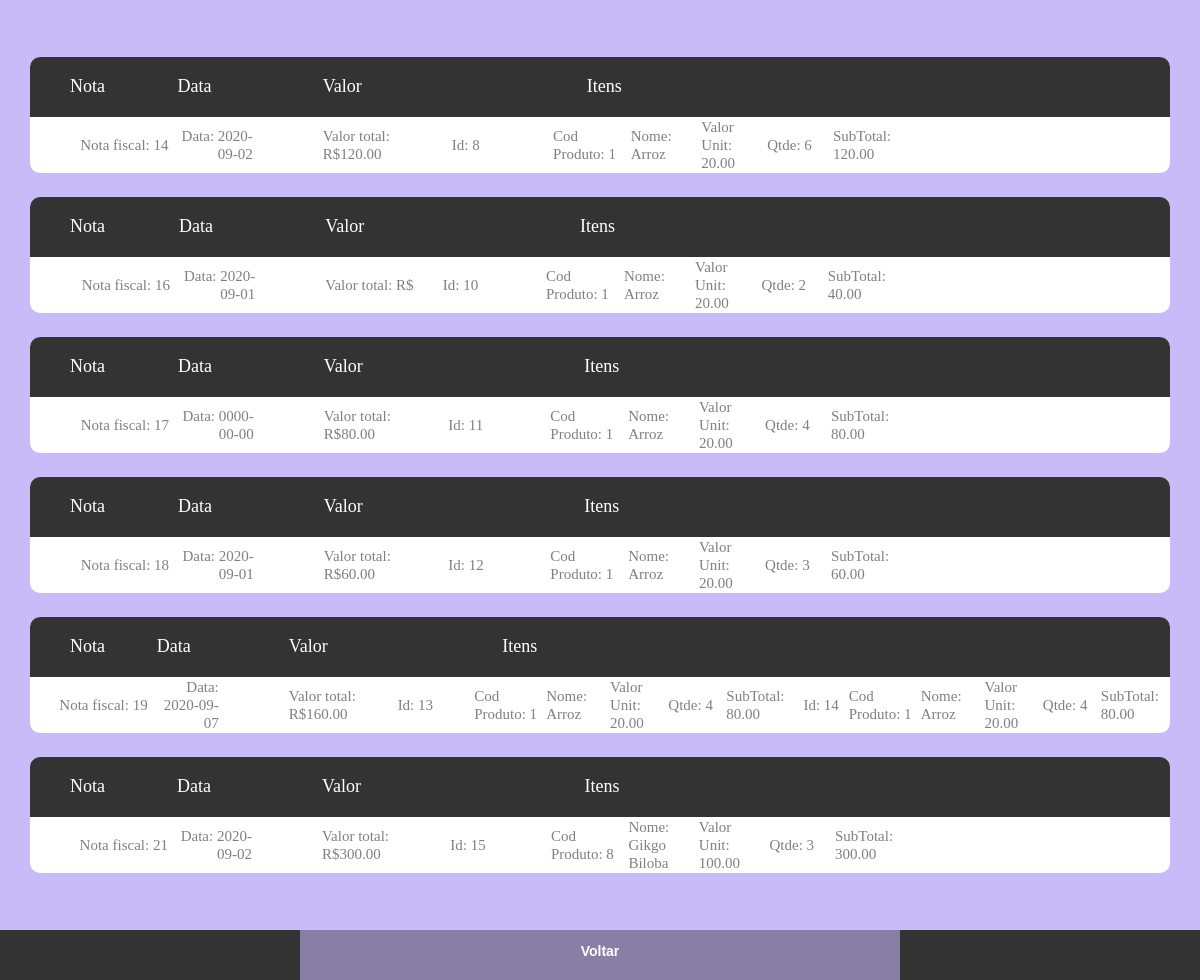
The app's page /nota/ver_nf.php (signed in) with its own data.
### tables this page shows
CREATE TABLE `nota_fiscal` (
  `nf` int(11) NOT NULL,
  `data` date DEFAULT NULL,
  `valor_total` decimal(10,2) DEFAULT NULL
);

CREATE TABLE `itens_nf` (
  `id` int(11) NOT NULL,
  `cod_produto` int(11) DEFAULT NULL,
  `num_nf` int(11) DEFAULT NULL,
  `qtde` int(11) DEFAULT NULL,
  `subtotal` decimal(10,2) DEFAULT NULL
);

CREATE TABLE `produtos` (
  `id` int(11) NOT NULL,
  `nome` varchar(50) DEFAULT NULL,
  `preco` decimal(10,2) DEFAULT NULL
);

### nota/ver_nf.php (the view, shortened to what this page needs)
<?php
	include '../conecta.php';
		$consulta = "SELECT * FROM nota_fiscal";
?>
<!DOCTYPE html>
<html>
<head>
	<link rel="stylesheet" type="text/css" href="../css/bootstrap.css">
	<link rel="stylesheet" type="text/css" href="../css/bootstrap-grid.css">
	<link rel="stylesheet" type="text/css" href="../css/bootstrap-reboot.css">
	<link rel="stylesheet" type="text/css" href="ver_nf2.css">
</head>
<body>
	<div class="limiter">
		<div class="container-table100">
			<div class="wrap-table100">
				<div class="table100">
					<?php
						foreach ($conexao -> query($consulta) as $linha) {
					?>
					<table>
						<thead>
							<tr class="table100-head">
								<th class="column1">Nota</th>
								<th class="column2">Data</th>
								<th class="column3">Valor</th>
								<th class="column3"></th>
								<th class="column4">Itens</th>
								<th class="column4"></th>
								<th class="column4"></th>
								<th class="column4"></th>
								<th class="column4"></th>
								<th class="column4"></th>
								<th class="column4"></th>
								<th class="column4"></th>
								<th class="column4"></th>
								<th class="column4"></th>
								<th class="column4"></th>
							</tr>
						</thead>
						<tbody>
								<tr>
									<br><td class="column5"><?php echo "Nota fiscal: " .$linha['nf']; ?></td>
									<td class="column6"><?php echo "Data: " .$linha['data']; ?></td>
									<td class="column7"><?php echo "Valor total: R$" .$linha['valor_total'];?></td>
									<?php $nota = $linha['nf']; $consulta2 = "SELECT * FROM itens_nf WHERE num_nf = '$nota'";?>
									<?php
										foreach ($conexao -> query($consulta2) as $linha2) {
									?>
													<td class="column8"><?php echo "Id: " .$linha2['id']; ?> </td>
													<td class="column9"><?php echo "Cod Produto: " .$linha2['cod_produto']; ?> </td>
											<?php
												$codigo = $linha2['cod_produto'];
												$consulta3 = "SELECT * FROM produtos WHERE id = '$codigo'";
												foreach ($conexao -> query($consulta3) as $linha3) {
											?>
													<td class="column10"><?php echo "Nome: " .$linha3['nome']; ?> </td>
													<td class="column11"><?php echo "Valor Unit: " .$linha3['preco'];?> </td>
											<?php
											}
											?>
													<td class="column12"><?php echo "Qtde: " .$linha2['qtde']; ?> </td>
													<td class="column13"><?php echo "SubTotal: " .$linha2['subtotal']; ?> </td>
													</div>
											<?php
											}
											?>
							        <?php
							        }
							        ?>
								</tr>
						</tbody>
					</table>
	<div class="pricefooter">
		<div class="button">
			<a href="index.php"> Voltar </a>
		</div>
	</div>
</body>
</html>

### nota/ver_nf2.css (style rules this page uses)
body { font-family: arial, verdana; -webkit-touch-callout: none; -webkit-user-select: none; -khtml-user-select: none; -moz-user-select: none; -ms-user-select: none; user-select: none; background: #c9baf8; }
.pricefooter { width:100%; height:50px; margin-top:2%; background: #333; align-items: center; }
.button a { color:#fff; font-size:14px; font-weight:bold; text-decoration:none; line-height:3; }
.button { width:50%; height:50px; margin:0 auto 0 auto; background:#887ea6; text-align:center; cursor:pointer; -moz-transition: all 0.4s ease-in-out; -o-transition: all 0.4s ease-in-out; -ms-transition: all 0.4s ease-in-out; transition: all 0.4s ease-in-out; }
.limiter { width: 100%; margin: 0 auto; }
.container-table100 { width: 100%; min-height: 100vh; background: #c9baf8; display: -webkit-box; display: -webkit-flex; display: -moz-box; display: -ms-flexbox; display: flex; align-items: center; justify-content: center; flex-wrap: wrap; padding: 33px 30px; }
.wrap-table100 { width: 1170px; }
table { border-spacing: 1; border-collapse: collapse; background: white; border-radius: 10px; overflow: hidden; width: 100%; margin: 0 auto; position: relative; }
table * { position: relative; }
table td, table th { padding-left: 8px; }
table thead tr { height: 60px; background: #333; }
table tbody tr { height: 50px; }
table tbody tr:last-child { border: 0; }
table td, table th { text-align: left; }
.table100-head th { font-family: OpenSans-Regular; font-size: 18px; color: #fff; line-height: 1.2; font-weight: unset; }
tbody tr { font-family: OpenSans-Regular; font-size: 15px; color: #808080; line-height: 1.2; font-weight: unset; }
.column1 { width: 260px; padding-left: 40px; }
.column2 { width: 160px; }
.column3 { width: 245px; }
.column4 { width: 110px; text-align: right; }
.column5 { width: 170px; text-align: right; }
.column6 { width: 222px; text-align: right; padding-right: 62px; }

### records on screen
nota_fiscal: nf "14", data "2020-09-02", valor_total "120.00"
itens_nf: id "8", cod_produto "1", qtde "6", subtotal "120.00"
produtos: nome "Arroz", preco "20.00"
nota_fiscal: nf "16", data "2020-09-01"
itens_nf: id "10", cod_produto "1", qtde "2", subtotal "40.00"
nota_fiscal: nf "17", data "0000-00-00", valor_total "80.00"
itens_nf: id "11", cod_produto "1", qtde "4", subtotal "80.00"
nota_fiscal: nf "18", data "2020-09-01", valor_total "60.00"
itens_nf: id "12", cod_produto "1", qtde "3", subtotal "60.00"
nota_fiscal: nf "19", data "2020-09-07", valor_total "160.00"
itens_nf: id "13", cod_produto "1", qtde "4", subtotal "80.00"
itens_nf: id "14", cod_produto "1", qtde "4", subtotal "80.00"
nota_fiscal: nf "21", data "2020-09-02", valor_total "300.00"
itens_nf: id "15", cod_produto "8", qtde "3", subtotal "300.00"
produtos: nome "Gikgo Biloba", preco "100.00"
